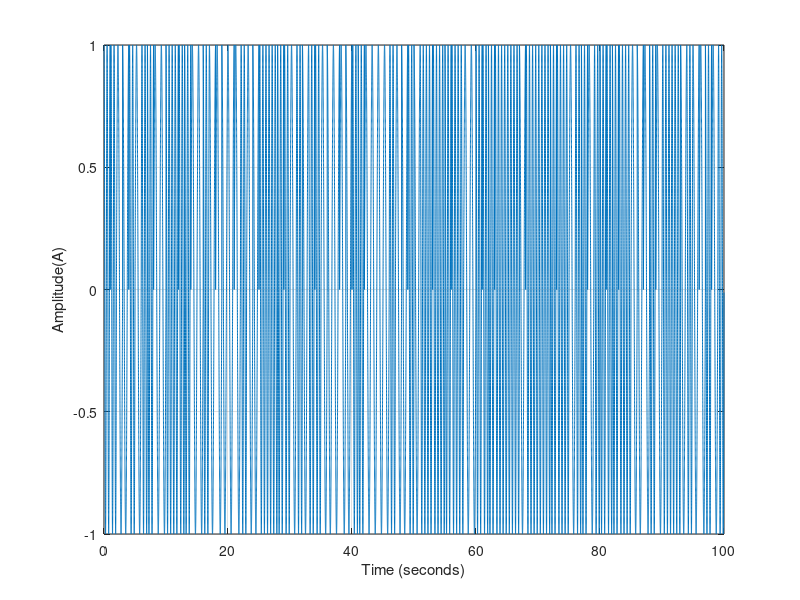

The MATLAB script that drew this image:
Fs = 1000;
T = 1;
data = randi([0 3], 1, 100);
f = [1 2]; 
t = 0:1/Fs:T-1/Fs;
qpsk_signal = [];
for i = 1:length(data)
    if data(i) == 0
        qpsk_signal = [qpsk_signal cos(2*pi*f(1)*t)]; 
    elseif data(i) == 1
        qpsk_signal = [qpsk_signal cos(2*pi*f(2)*t)]; 
    elseif data(i) == 2
        qpsk_signal = [qpsk_signal sin(2*pi*f(1)*t)]; 
    else
        qpsk_signal = [qpsk_signal sin(2*pi*f(2)*t)];
    end
end
figure;
plot((0:length(qpsk_signal)-1)/Fs, qpsk_signal);
xlabel('Time (seconds)');
ylabel('Amplitude(A)');
grid on;

